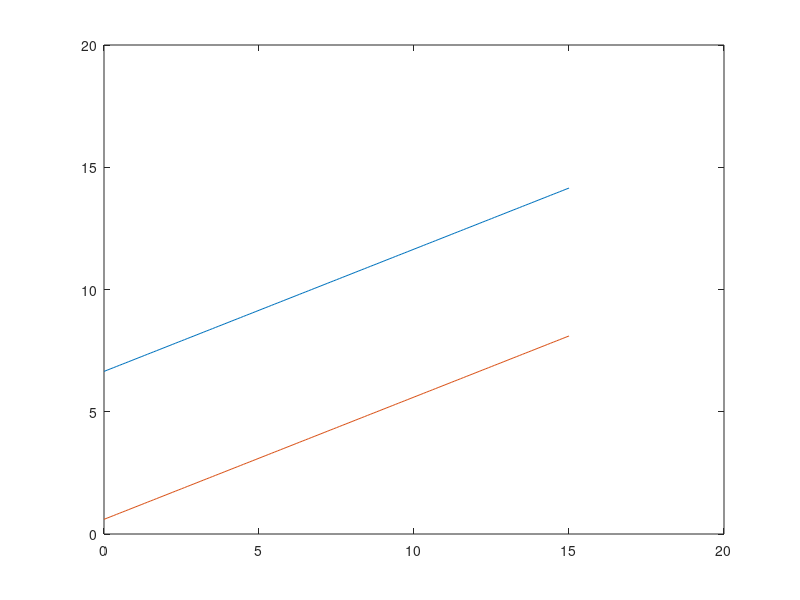

The MATLAB source for this figure:
close all, clear all

Vcc = 15;
Von = 13.3;
Voff = 1.2;
R = [10e3, 10e3];

Vin1 = 0:0.1:Vcc;
Vin2 = Vcc/2;

Vxon = Vin1 * R(2) / sum(R) + Von * R(1) / sum(R);
Vxoff = Vin1 * R(2) / sum(R) + Voff * R(1) / sum(R);

x1 = find(Vxon ==Vin2);
x2 = find(Vxoff == Vin2);

plot(Vin1, Vxon); hold on;
plot(Vin1, Vxoff)

